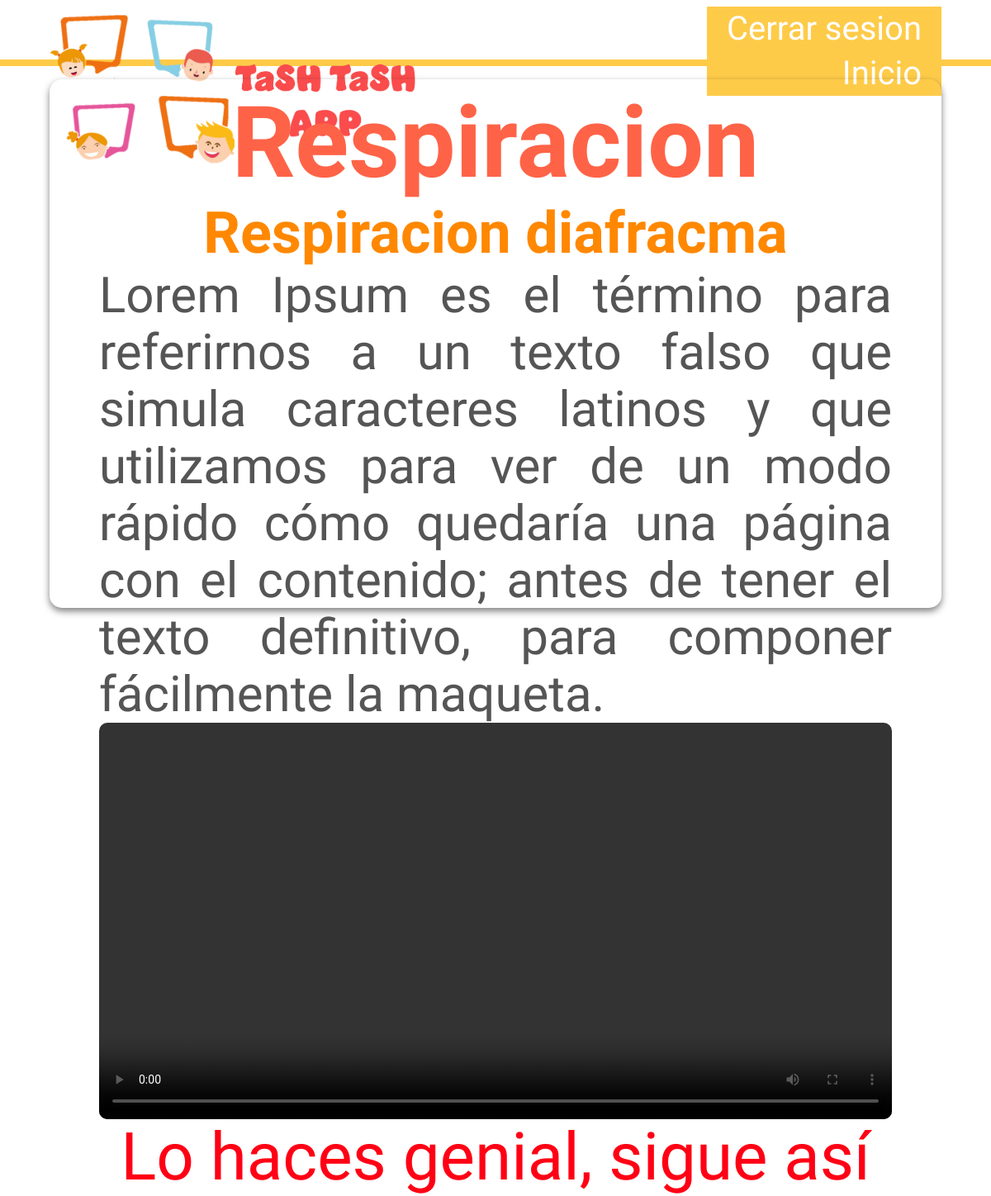
The page /respiracion/respiracion/ (signed in) on the database as committed earlier.
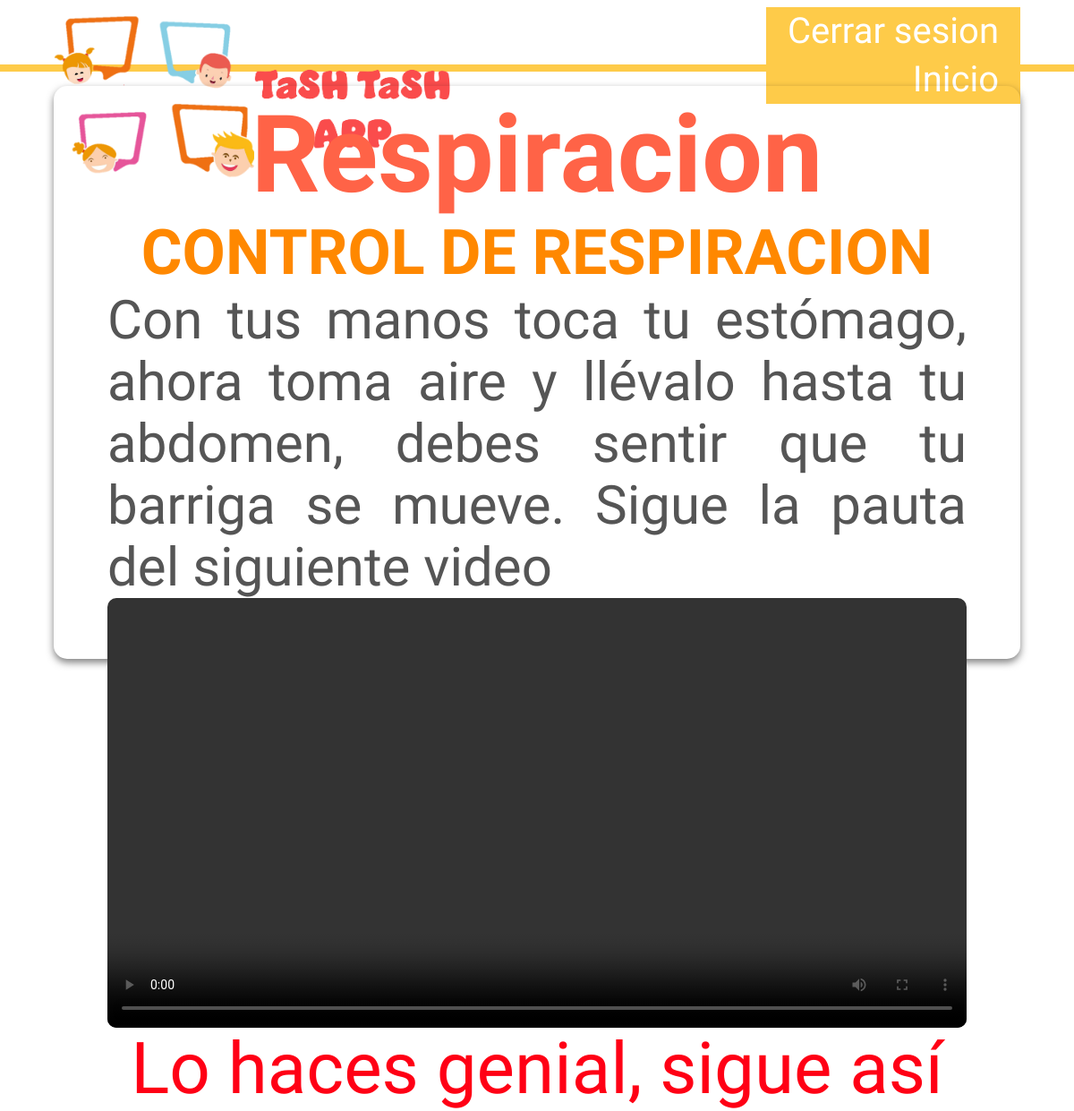
The same page on the database as committed later.
### respiracion/models.py (models this page shows, shortened)
class Respiracion_info(models.Model):
    nombre= models.TextField(max_length=100, verbose_name="nombre")
    instrucciones = models.TextField(max_length=1000, verbose_name="instrucciones_actividad")
    video = models.FileField(upload_to='videos/', null=False, verbose_name="video")

### respiracion/views.py (the view)
# urls.py: path('respiracion/',Respiracion_view.as_view(), name='respiracion_instrucciones')
class Respiracion_view(LoginRequiredMixin, ListView): #se crea una clase que hereda de ListView
    model = Respiracion_info #traer el nombre de como llamamos a la clase que hicimos en models
    template_name = 'respiracion/respiracion.html' #traer el nombre de la plantilla html
    context_object_name = 'instrucciones' #traer el nombre de la variable que se va a usar en la plantilla html
    def get_queryset(self):
        longitud = len(Respiracion_info.objects.all())
        modulo_seleccionado = random.randint(1, longitud)
        queryset = Respiracion_info.objects.all()[modulo_seleccionado-1:modulo_seleccionado]
        return queryset

### respiracion/templates/respiracion/respiracion.html
{% extends "base.html" %}
{% load static %}
{% block extra_styles %}
    <link rel="stylesheet" href="{% static 'css/style_respiracion.css' %}">
{% endblock extra_styles %}
{% block content %}
<div class="content" >
    <h2>Respiracion</h2>
    {% for instruccion in instrucciones %}
        <h3>{{instruccion.nombre}}</h3>
        <p>{{instruccion.instrucciones}}</p>
        <video controls>
            <source src="{{instruccion.video.url}}" type="video/mp4">
        </video>
    {% endfor %}
    <p class="destacado">Lo haces genial, sigue así</p>
</div>
{% endblock content %}

Rows that differ between the two databases and show on the page:
removed Respiracion_info: nombre "Respiracion diafracma", instrucciones "Lorem Ipsum es el término para referirnos a un texto falso que simula caracteres latinos y que utilizamos para ver de un modo rápido cómo quedaría una página con el contenido; antes de tener el texto definitivo, para componer fácilmente la maqueta."
added Respiracion_info: nombre "CONTROL DE RESPIRACION", instrucciones "Con tus manos toca tu estómago, ahora toma aire y llévalo hasta tu abdomen, debes sentir que tu barriga se mueve. Sigue la pauta del siguiente video"
